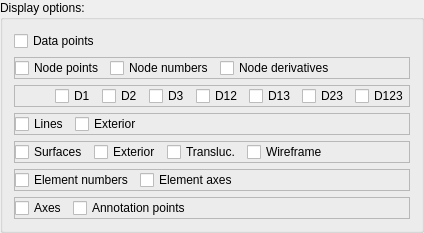
            <widget class="QGroupBox" name="displayOptions_groupBox">
             <property name="sizePolicy">
              <sizepolicy hsizetype="Preferred" vsizetype="Preferred">
               <horstretch>0</horstretch>
               <verstretch>0</verstretch>
              </sizepolicy>
             </property>
             <property name="title">
              <string>Display options:</string>
             </property>
             <layout class="QVBoxLayout" name="verticalLayout_9">
              <item>
               <widget class="QCheckBox" name="displayDataPoints_checkBox">
                <property name="text">
                 <string>Data points</string>
                </property>
               </widget>
              </item>
              <item>
               <widget class="QFrame" name="displayNodes_frame">
                <property name="frameShape">
                 <enum>QFrame::StyledPanel</enum>
                </property>
                <property name="frameShadow">
                 <enum>QFrame::Raised</enum>
                </property>
                <layout class="QHBoxLayout" name="horizontalLayout_6">
                 <property name="margin">
                  <number>0</number>
                 </property>
                 <item>
                  <widget class="QCheckBox" name="displayNodePoints_checkBox">
                   <property name="text">
                    <string>Node points</string>
                   </property>
                  </widget>
                 </item>
                 <item>
                  <widget class="QCheckBox" name="displayNodeNumbers_checkBox">
                   <property name="sizePolicy">
                    <sizepolicy hsizetype="Minimum" vsizetype="Fixed">
                     <horstretch>0</horstretch>
                     <verstretch>0</verstretch>
                    </sizepolicy>
                   </property>
                   <property name="text">
                    <string>Node numbers</string>
                   </property>
                  </widget>
                 </item>
                 <item>
                  <widget class="QCheckBox" name="displayNodeDerivatives_checkBox">
                   <property name="sizePolicy">
                    <sizepolicy hsizetype="Minimum" vsizetype="Fixed">
                     <horstretch>0</horstretch>
                     <verstretch>0</verstretch>
                    </sizepolicy>
                   </property>
                   <property name="text">
                    <string>Node derivatives</string>
                   </property>
                  </widget>
                 </item>
                 <item>
                  <spacer name="displayNodes_horizontalSpacer">
                   <property name="orientation">
                    <enum>Qt::Horizontal</enum>
                   </property>
                   <property name="sizeHint" stdset="0">
                    <size>
                     <width>40</width>
                     <height>20</height>
                    </size>
                   </property>
                  </spacer>
                 </item>
                </layout>
               </widget>
              </item>
              <item>
               <widget class="QFrame" name="displayNodeDerivativeLabels_frame">
                <property name="frameShape">
                 <enum>QFrame::StyledPanel</enum>
                </property>
                <property name="frameShadow">
                 <enum>QFrame::Raised</enum>
                </property>
                <layout class="QHBoxLayout" name="horizontalLayout_7">
                 <property name="margin">
                  <number>0</number>
                 </property>
                 <item>
                  <spacer name="displayNodeDerivativeLabels_horizontalSpacer">
                   <property name="orientation">
                    <enum>Qt::Horizontal</enum>
                   </property>
                   <property name="sizeHint" stdset="0">
                    <size>
                     <width>40</width>
                     <height>20</height>
                    </size>
                   </property>
                  </spacer>
                 </item>
                 <item>
                  <widget class="QCheckBox" name="displayNodeDerivativeLabelsD1_checkBox">
                   <property name="sizePolicy">
                    <sizepolicy hsizetype="Minimum" vsizetype="Fixed">
                     <horstretch>0</horstretch>
                     <verstretch>0</verstretch>
                    </sizepolicy>
                   </property>
                   <property name="text">
                    <string>D1</string>
                   </property>
                  </widget>
                 </item>
                 <item>
                  <widget class="QCheckBox" name="displayNodeDerivativeLabelsD2_checkBox">
                   <property name="sizePolicy">
                    <sizepolicy hsizetype="Minimum" vsizetype="Fixed">
                     <horstretch>0</horstretch>
                     <verstretch>0</verstretch>
                    </sizepolicy>
                   </property>
                   <property name="text">
                    <string>D2</string>
                   </property>
                  </widget>
                 </item>
                 <item>
                  <widget class="QCheckBox" name="displayNodeDerivativeLabelsD3_checkBox">
                   <property name="sizePolicy">
                    <sizepolicy hsizetype="Minimum" vsizetype="Fixed">
                     <horstretch>0</horstretch>
                     <verstretch>0</verstretch>
                    </sizepolicy>
                   </property>
                   <property name="text">
                    <string>D3</string>
                   </property>
                  </widget>
                 </item>
                 <item>
                  <widget class="QCheckBox" name="displayNodeDerivativeLabelsD12_checkBox">
                   <property name="sizePolicy">
                    <sizepolicy hsizetype="Minimum" vsizetype="Fixed">
                     <horstretch>0</horstretch>
                     <verstretch>0</verstretch>
                    </sizepolicy>
                   </property>
                   <property name="text">
                    <string>D12</string>
                   </property>
                  </widget>
                 </item>
                 <item>
                  <widget class="QCheckBox" name="displayNodeDerivativeLabelsD13_checkBox">
                   <property name="sizePolicy">
                    <sizepolicy hsizetype="Minimum" vsizetype="Fixed">
                     <horstretch>0</horstretch>
                     <verstretch>0</verstretch>
                    </sizepolicy>
                   </property>
                   <property name="text">
                    <string>D13</string>
                   </property>
                  </widget>
                 </item>
                 <item>
                  <widget class="QCheckBox" name="displayNodeDerivativeLabelsD23_checkBox">
                   <property name="sizePolicy">
                    <sizepolicy hsizetype="Minimum" vsizetype="Fixed">
                     <horstretch>0</horstretch>
                     <verstretch>0</verstretch>
                    </sizepolicy>
                   </property>
                   <property name="text">
                    <string>D23</string>
                   </property>
                  </widget>
                 </item>
                 <item>
                  <widget class="QCheckBox" name="displayNodeDerivativeLabelsD123_checkBox">
                   <property name="sizePolicy">
                    <sizepolicy hsizetype="Minimum" vsizetype="Fixed">
                     <horstretch>0</horstretch>
                     <verstretch>0</verstretch>
                    </sizepolicy>
                   </property>
                   <property name="text">
                    <string>D123</string>
                   </property>
                  </widget>
                 </item>
                </layout>
               </widget>
              </item>
              <item>
               <widget class="QFrame" name="displayLines_frame">
                <property name="frameShape">
                 <enum>QFrame::StyledPanel</enum>
                </property>
                <property name="frameShadow">
                 <enum>QFrame::Raised</enum>
                </property>
                <layout class="QHBoxLayout" name="horizontalLayout_5">
                 <property name="margin">
                  <number>0</number>
                 </property>
                 <item>
                  <widget class="QCheckBox" name="displayLines_checkBox">
                   <property name="text">
                    <string>Lines</string>
                   </property>
                  </widget>
                 </item>
                 <item>
                  <widget class="QCheckBox" name="displayLinesExterior_checkBox">
                   <property name="sizePolicy">
                    <sizepolicy hsizetype="Minimum" vsizetype="Fixed">
                     <horstretch>0</horstretch>
                     <verstretch>0</verstretch>
                    </sizepolicy>
                   </property>
                   <property name="text">
                    <string>Exterior</string>
                   </property>
                  </widget>
                 </item>
                 <item>
                  <spacer name="displayLines_horizontalSpacer">
                   <property name="orientation">
                    <enum>Qt::Horizontal</enum>
                   </property>
                   <property name="sizeHint" stdset="0">
                    <size>
                     <width>40</width>
                     <height>20</height>
                    </size>
                   </property>
                  </spacer>
                 </item>
                </layout>
               </widget>
              </item>
              <item>
               <widget class="QFrame" name="displaySurfaces_frame">
                <property name="frameShape">
                 <enum>QFrame::StyledPanel</enum>
                </property>
                <property name="frameShadow">
                 <enum>QFrame::Raised</enum>
                </property>
                <layout class="QHBoxLayout" name="horizontalLayout_3">
                 <property name="margin">
                  <number>0</number>
                 </property>
                 <item>
                  <widget class="QCheckBox" name="displaySurfaces_checkBox">
                   <property name="text">
                    <string>Surfaces</string>
                   </property>
                  </widget>
                 </item>
                 <item>
                  <widget class="QCheckBox" name="displaySurfacesExterior_checkBox">
                   <property name="sizePolicy">
                    <sizepolicy hsizetype="Minimum" vsizetype="Fixed">
                     <horstretch>0</horstretch>
                     <verstretch>0</verstretch>
                    </sizepolicy>
                   </property>
                   <property name="text">
                    <string>Exterior</string>
                   </property>
                  </widget>
                 </item>
                 <item>
                  <widget class="QCheckBox" name="displaySurfacesTranslucent_checkBox">
                   <property name="sizePolicy">
                    <sizepolicy hsizetype="Minimum" vsizetype="Fixed">
                     <horstretch>0</horstretch>
                     <verstretch>0</verstretch>
                    </sizepolicy>
                   </property>
                   <property name="text">
                    <string>Transluc.</string>
                   </property>
                  </widget>
                 </item>
                 <item>
                  <widget class="QCheckBox" name="displaySurfacesWireframe_checkBox">
                   <property name="sizePolicy">
                    <sizepolicy hsizetype="Minimum" vsizetype="Fixed">
                     <horstretch>0</horstretch>
                     <verstretch>0</verstretch>
                    </sizepolicy>
                   </property>
                   <property name="text">
                    <string>Wireframe</string>
                   </property>
                  </widget>
                 </item>
                 <item>
                  <spacer name="displaySurfaces_horizontalSpacer">
                   <property name="orientation">
                    <enum>Qt::Horizontal</enum>
                   </property>
                   <property name="sizeHint" stdset="0">
                    <size>
                     <width>40</width>
                     <height>20</height>
                    </size>
                   </property>
                  </spacer>
                 </item>
                </layout>
               </widget>
              </item>
              <item>
               <widget class="QFrame" name="displayElements_frame">
                <property name="frameShape">
                 <enum>QFrame::StyledPanel</enum>
                </property>
                <property name="frameShadow">
                 <enum>QFrame::Raised</enum>
                </property>
                <layout class="QHBoxLayout" name="horizontalLayout_4">
                 <property name="margin">
                  <number>0</number>
                 </property>
                 <item>
                  <widget class="QCheckBox" name="displayElementNumbers_checkBox">
                   <property name="text">
                    <string>Element numbers</string>
                   </property>
                  </widget>
                 </item>
                 <item>
                  <widget class="QCheckBox" name="displayElementAxes_checkBox">
                   <property name="sizePolicy">
                    <sizepolicy hsizetype="Minimum" vsizetype="Fixed">
                     <horstretch>0</horstretch>
                     <verstretch>0</verstretch>
                    </sizepolicy>
                   </property>
                   <property name="text">
                    <string>Element axes</string>
                   </property>
                  </widget>
                 </item>
                 <item>
                  <spacer name="displayElements_horizontalSpacer">
                   <property name="orientation">
                    <enum>Qt::Horizontal</enum>
                   </property>
                   <property name="sizeHint" stdset="0">
                    <size>
                     <width>40</width>
                     <height>20</height>
                    </size>
                   </property>
                  </spacer>
                 </item>
                </layout>
               </widget>
              </item>
              <item>
               <widget class="QFrame" name="displayMisc_frame">
                <property name="frameShape">
                 <enum>QFrame::StyledPanel</enum>
                </property>
                <property name="frameShadow">
                 <enum>QFrame::Raised</enum>
                </property>
                <layout class="QHBoxLayout" name="horizontalLayout_8">
                 <property name="margin">
                  <number>0</number>
                 </property>
                 <item>
                  <widget class="QCheckBox" name="displayAxes_checkBox">
                   <property name="text">
                    <string>Axes</string>
                   </property>
                  </widget>
                 </item>
                 <item>
                  <widget class="QCheckBox" name="displayAnnotationPoints_checkBox">
                   <property name="text">
                    <string>Annotation points</string>
                   </property>
                  </widget>
                 </item>
                 <item>
                  <spacer name="displaytMisc_horizontalSpacer">
                   <property name="orientation">
                    <enum>Qt::Horizontal</enum>
                   </property>
                   <property name="sizeHint" stdset="0">
                    <size>
                     <width>40</width>
                     <height>20</height>
                    </size>
                   </property>
                  </spacer>
                 </item>
                </layout>
               </widget>
              </item>
             </layout>
            </widget>
